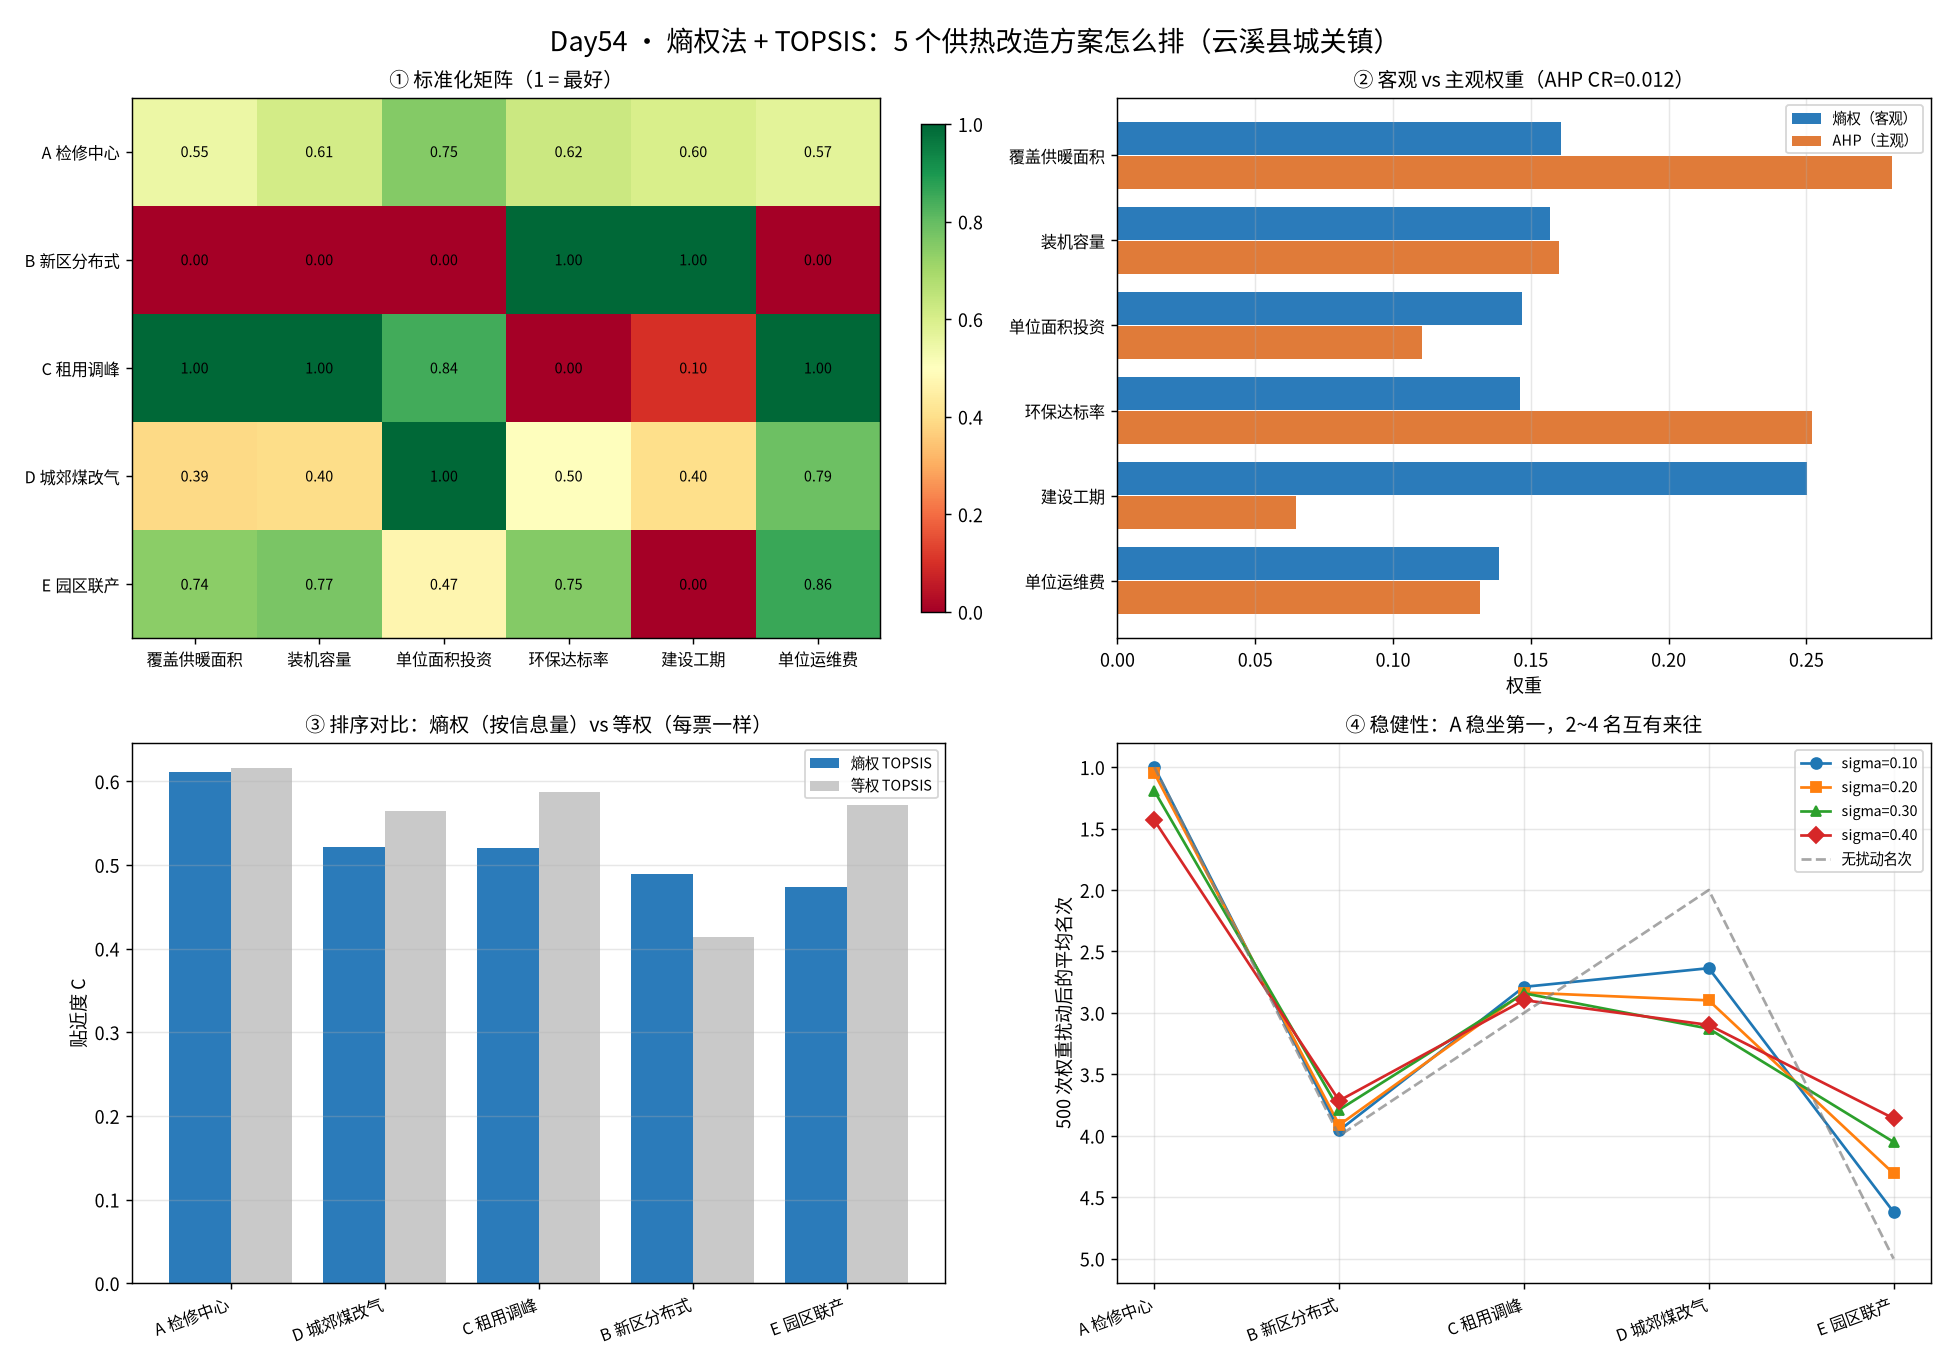

Recreate this plot in Python.
# -*- coding: utf-8 -*-
"""
subject: mathematical-modeling
level: L4 评价与决策模型（熵权法 + TOPSIS）/ L10 模型检验
anchor: Day54 —— 熵权法 + TOPSIS：县域供热"拆小炉、并大网"改造方案排序
goal: 把"五个方案、六个指标、每格一个数"的会议室争论，变成一句能签字的话：
      选哪个、为什么、我这份排序有多大把握、以及哪个方案看着打折其实该做。

场景：云溪县城关镇有 5 座散烧小锅炉（冬季重污染、供热不稳），2026 年供热季前
      要从 5 个改造方案里挑 1 个报省里评审。6 个指标：
        ① 覆盖供暖面积（万 m2，效益型） ② 机组装机容量（MW，效益型）
        ③ 单位面积投资（元/m2，成本型）④ 环保达标率（%，效益型）
        ⑤ 建设工期（月，成本型）        ⑥ 单位面积运维费（元/m2·季，成本型）
      （③⑥ 已做过面积归一，避免"大方案天然占优"——这是多指标评价最常见的陷阱）

本脚本做四件事（全部手写，不依赖 scipy 以外的库）：
  1. 极差标准化（成本型方向翻转）+ 熵权法（Shannon 熵）定权重
  2. TOPSIS 贴近度 + 排序；用加权空间的正负理想解拆开"离理想近"还是"离最差远"
  3. 三套口径互证：等权 / CRITIC / AHP（含 CR 一致性检验）
  4. 稳健性：逐指标 ± 扰动 + 乘性噪声蒙特卡洛 + 成对"翻盘阈值 sigma"

运行：cd /home/ubuntu/Note && ./.venv/bin/python \
      "Mathematical_Modeling/08 - Python/daily/2026-10-24/topsis_entropy_heating.py"
"""

from __future__ import annotations

import json
from pathlib import Path

import numpy as np
import matplotlib

matplotlib.use("Agg")
import matplotlib.pyplot as plt
from matplotlib import font_manager

# ---------- 中文字体（Noto Sans CJK / WenQuanYi 回退链） ----------
_available = {f.name for f in font_manager.fontManager.ttflist}
for _cand in ("Noto Sans CJK SC", "Noto Sans CJK JP", "WenQuanYi Zen Hei",
              "WenQuanYi Micro Hei", "Source Han Sans SC"):
    if _cand in _available:
        plt.rcParams["font.sans-serif"] = [_cand, "DejaVu Sans"]
        break
else:
    plt.rcParams["font.sans-serif"] = ["DejaVu Sans"]
plt.rcParams["font.family"] = "sans-serif"
plt.rcParams["axes.unicode_minus"] = False

HERE = Path(__file__).resolve().parent
SEED = 20261024

# ======================================================================
# 一、决策表（原始量纲）
# ======================================================================
SITES = ["A 检修中心改造", "B 新区分布式燃气", "C 租用调峰锅炉房",
         "D 城郊煤改气并网", "E 园区热电联产"]
SHORT = ["A 检修中心", "B 新区分布式", "C 租用调峰", "D 城郊煤改气", "E 园区联产"]

CRITERIA = [
    ("覆盖供暖面积", +1, "万m2"),
    ("装机容量", +1, "MW"),
    ("单位面积投资", -1, "元/m2"),
    ("环保达标率", +1, "%"),
    ("建设工期", -1, "月"),
    ("单位运维费", -1, "元/m2季"),
]
NAMES = [c[0] for c in CRITERIA]
DIRECTIONS = np.array([c[1] for c in CRITERIA])

X = np.array([
    [ 960.0, 118.0, 3.4, 90.0, 14.0, 2.8],   # A
    [ 620.0,  52.0, 5.8, 96.0,  6.0, 3.6],   # B
    [1240.0, 160.0, 3.1, 80.0, 24.0, 2.2],   # C
    [ 860.0,  95.0, 2.6, 88.0, 18.0, 2.5],   # D
    [1080.0, 135.0, 4.3, 92.0, 26.0, 2.4],   # E
], dtype=float)


# ======================================================================
# 二、极差标准化
# ======================================================================
def normalize(X: np.ndarray, directions: np.ndarray) -> np.ndarray:
    """极差标准化到 [0,1]；成本型翻转。零极差列 = 无分辨力，直接报错。"""
    lo, hi = X.min(axis=0), X.max(axis=0)
    rng = hi - lo
    if np.any(rng <= 0):
        bad = [NAMES[j] for j in range(len(rng)) if rng[j] <= 0]
        raise ValueError(f"零极差指标（整列相同，无分辨力）：{bad}")
    Z = (X - lo) / rng
    cost = directions < 0
    Z[:, cost] = 1.0 - Z[:, cost]
    return Z


# ======================================================================
# 三、权重：熵权 / CRITIC / AHP
# ======================================================================
def entropy_weights(Z: np.ndarray):
    n, _ = Z.shape
    P = Z + 1e-12               # 平移避 log0；e 为 0 的指标贡献 d=1（最大权重）
    P = P / P.sum(axis=0, keepdims=True)
    k = 1.0 / np.log(n)
    e = -k * (P * np.log(P)).sum(axis=0)
    d = 1.0 - e
    return d / d.sum(), e, d


def critic_weights(Z: np.ndarray) -> np.ndarray:
    sd = Z.std(axis=0, ddof=1)          # 对比强度
    R = np.corrcoef(Z, rowvar=False)
    info = sd * (1.0 - R).sum(axis=0)   # × 冲突性（与其他指标不相关则信息量高）
    return info / info.sum()


def ahp_weights(A: np.ndarray):
    vals, vecs = np.linalg.eig(A)
    kmax = int(vals.real.argmax())
    lam = float(vals.real[kmax])
    w = np.abs(vecs[:, kmax].real)
    w = w / w.sum()
    n = A.shape[0]
    CI = (lam - n) / (n - 1)
    RI = {1: 0.0, 2: 0.0, 3: 0.58, 4: 0.90, 5: 1.12, 6: 1.24, 7: 1.32, 8: 1.41}[n]
    return w, lam, CI, (CI / RI if RI > 0 else 0.0)


# ======================================================================
# 四、TOPSIS
# ======================================================================
def topsis(Z: np.ndarray, w: np.ndarray):
    V = Z * w
    best, worst = V.max(axis=0), V.min(axis=0)
    dp = np.sqrt(((V - best) ** 2).sum(axis=1))
    dm = np.sqrt(((V - worst) ** 2).sum(axis=1))
    return dm / (dp + dm), dp, dm


def order_of(C: np.ndarray) -> list[int]:
    return [int(i) for i in np.argsort(-C, kind="stable")]


def kendall_tau(a: np.ndarray, b: np.ndarray) -> float:
    n, s = len(a), 0.0
    for i in range(n):
        for j in range(i + 1, n):
            s += np.sign(a[i] - a[j]) * np.sign(b[i] - b[j])
    return s / (n * (n - 1) / 2)


def flip_sigma(Z, w, i_top, i_challenger, target=0.05, reps=400, seed=SEED):
    """乘性扰动 w·exp(sigma·xi) 再归一，找让 i_challenger 越过 i_top 的频率首达 target 的 sigma。"""
    rng = np.random.default_rng(seed)
    for sig in np.arange(0.0, 1.001, 0.05):
        cnt = 0
        for _ in range(reps):
            ww = w * np.exp(sig * rng.standard_normal(w.size))
            ww /= ww.sum()
            c, _, _ = topsis(Z, ww)
            cnt += c[i_challenger] > c[i_top]
        if cnt / reps >= target:
            return float(sig), cnt / reps
    return float("inf"), 1.0


# ======================================================================
# 主流程
# ======================================================================
def main() -> None:
    n, m = X.shape
    Z = normalize(X, DIRECTIONS)
    w_e, e, d = entropy_weights(Z)
    w_c = critic_weights(Z)

    # AHP：决策者口径 = 居民冷暖/环保优先，投资次之，工期最后
    A = np.array([
        [1,   2,   3,   1,   4,   2],    # 供暖面积
        [1/2, 1,   2,   1/2, 3,   1],    # 装机容量
        [1/3, 1/2, 1,   1/2, 2,   1],    # 单位投资
        [1,   2,   2,   1,   3,   2],    # 环保达标率
        [1/4, 1/3, 1/2, 1/3, 1,   1/2],  # 工期
        [1/2, 1,   1,   1/2, 2,   1],    # 单位运维费
    ], dtype=float)
    w_a, lam, CI, CR = ahp_weights(A)

    C_e, dp, dm = topsis(Z, w_e)
    C_c, _, _ = topsis(Z, w_c)
    C_a, _, _ = topsis(Z, w_a)
    C_q, _, _ = topsis(Z, np.full(m, 1.0 / m))

    o_e, o_c, o_a, o_q = order_of(C_e), order_of(C_c), order_of(C_a), order_of(C_q)

    def pr(title):
        print("\n" + "=" * 78)
        print(title)
        print("=" * 78)

    pr("一、标准化矩阵 Z（[0,1]，成本型已翻转：1 = 最好，0 = 最差）")
    print(f"{'方案':<16}" + "".join(f"{nm:>9}" for nm in NAMES))
    for i, s in enumerate(SITES):
        print(f"{s:<16}" + "".join(f"{v:>9.3f}" for v in Z[i]))

    pr("二、熵权法：谁的『信息量』大谁说话")
    print(f"{'指标':<10}{'原始极差':>10}{'Z 极差':>9}{'熵值 e':>10}{'差异 d':>10}{'权重 w':>10}")
    raw_rng = X.max(axis=0) - X.min(axis=0)
    for j, nm in enumerate(NAMES):
        print(f"{nm:<10}{raw_rng[j]:>10.1f}{Z[:, j].max()-Z[:, j].min():>9.3f}"
              f"{e[j]:>10.4f}{d[j]:>10.4f}{w_e[j]:>10.4f}")
    print("\n注意：'覆盖面积'极差 620 万m2 看着吓人，归一后却只拿 16% 权重；"
          "\n      '工期'极差只有 20 个月，权重反而是最高的 25%——熵权吃的是"
          "\n      '这一列数值摊得匀不匀'，不是'这一列数字大不大'（见避坑 2）。")
    # 加权合成分：为什么"加起来最高"不等于"排序第一"
    V = Z * w_e
    S = V.sum(axis=1)

    pr("三、TOPSIS：离理想解越近越好")
    print(f"{'方案':<16}{'D+（距最优点）':>14}{'D-（距最差点）':>14}{'贴近度 C':>10}{'名次':>6}")
    rk = {i: r for r, i in enumerate(o_e, 1)}
    for i, s in enumerate(SITES):
        print(f"{s:<16}{dp[i]:>14.4f}{dm[i]:>14.4f}{C_e[i]:>10.4f}{rk[i]:>6}")

    pr("三·补充、加权合成分 vs TOPSIS：加总分的排序和 TOPSIS 差在哪")
    for i in range(n):
        print(f"{SITES[i]:<16} 加权合成分 S={S[i]:.4f}  距理想 D+={dp[i]:.4f}  贴近度 C={C_e[i]:.4f}  "
              f"合成分名次={int(np.argsort(-S).tolist().index(i))+1}")
    rkS = [int(np.argsort(-S).tolist().index(i)) + 1 for i in range(n)]
    print(f"\n合成分冠军 = {SHORT[int(np.argmax(S))]}，TOPSIS 冠军 = {SHORT[o_e[0]]}")
    diffs = [SHORT[i] for i in range(n) if rkS[i] != o_e.index(i) + 1]
    print(f"排序不一致的方案：{diffs}（合成分名次 {[rkS[i] for i in range(n)]} "
          f"vs TOPSIS 名次 {[o_e.index(i)+1 for i in range(n)]}）")
    print("原因：加总分看『谁总量大』——B 的综合达标率 + 6 个月工期两项满分，足以盖住三项垫底；"
          "\n      TOPSIS 看『谁更均衡』——每一项离本列最优多远，短板在 D+ 里是平方项，藏不住。"
          "\n      所以'能加总分就别用 TOPSIS'只在指标可完全补偿时才成立；选址/立项这种"
          "\n      '一项不合格就报废'的题，必须用 TOPSIS 的短板惩罚。")

    pr("四、四套口径互证")
    print(f"{'方案':<16}{'熵权':>8}{'等权':>8}{'CRITIC':>8}{'AHP':>8}"
          f"{'｜熵权序':>9}{'等权序':>8}{'CRITIC序':>10}{'AHP序':>7}")
    for i, s in enumerate(SITES):
        print(f"{s:<16}{C_e[i]:>8.4f}{C_q[i]:>8.4f}{C_c[i]:>8.4f}{C_a[i]:>8.4f}"
              f"{'｜':>4}{o_e.index(i)+1:>5}{o_q.index(i)+1:>8}{o_c.index(i)+1:>10}{o_a.index(i)+1:>7}")
    print(f"\nAHP：lambda_max={lam:.4f}  CI={CI:.4f}  CR={CR:.4f} → "
          f"{'一致性可接受 (<0.1)' if CR < 0.1 else '不一致，打分自相矛盾，权重作废'}")
    print(f"Kendall τ：熵权-等权 {kendall_tau(C_e, C_q):+.2f}，熵权-CRITIC {kendall_tau(C_e, C_c):+.2f}，"
          f"熵权-AHP {kendall_tau(C_e, C_a):+.2f}")

    pr("五、稳健性：这份排序有多『硬』")
    print("① 逐指标权重 ±0.05（再归一），看榜首是否易主：")
    shadow = []
    for j, nm in enumerate(NAMES):
        row = {}
        for delta in (+0.05, -0.05):
            ww = w_e.copy()
            ww[j] += delta
            ww /= ww.sum()
            cj, _, _ = topsis(Z, ww)
            row[f"{delta:+.2f}"] = SHORT[int(np.argmax(cj))]
        shadow.append({"指标": nm, **row})
        print(f"   {nm:<10} +0.05→榜首 {row['+0.05']:<12}  -0.05→榜首 {row['-0.05']}")

    print("\n② 乘性噪声蒙特卡洛（w·exp(sigma·xi)，每档 500 次）：")
    rng = np.random.default_rng(SEED)
    mc = {}
    for sig in (0.10, 0.20, 0.30, 0.40):
        ranks = np.zeros(n)
        top_cnt = np.zeros(n)
        for _ in range(500):
            ww = w_e * np.exp(sig * rng.standard_normal(m))
            ww /= ww.sum()
            cj, _, _ = topsis(Z, ww)
            o = order_of(cj)
            for r, i in enumerate(o, 1):
                ranks[i] += r
            top_cnt[o[0]] += 1
        mc[sig] = {"avg_rank": (ranks / 500).round(3).tolist(),
                   "top_pct": (top_cnt / 500).round(3).tolist()}
        print(f"   sigma={sig:.2f}  平均名次 {np.round(ranks/500,2)}  "
              f"冠军占比 {np.round(top_cnt/500*100,1)}%")

    print("\n③ 成对翻盘阈值（挑战者超过 A 需多大扰动）：")
    pairs = []
    for i in range(1, n):
        sig, rate = flip_sigma(Z, w_e, o_e[0], i)
        pairs.append({"challenger": SHORT[i], "sigma": sig, "rate_at_sigma": round(rate, 3)})
        print(f"   {SHORT[i]:<12} 需 sigma={sig:.2f}（此时翻盘率 {rate:.1%}）")

    # ---------- 断言：教学点必须真实存在 ----------
    top = o_e[0]
    assert np.isclose(w_e.sum(), 1.0) and np.isclose(C_e.sum() > 0, True)
    assert top == 0, "榜首不是 A，讲稿需要重写"
    assert C_e[top] - C_e[o_e[1]] > 0.05, "榜首与第二名差距太小，无法给出结论"
    assert CR < 0.1, "AHP 一致性不过关"
    assert max(CR, 0) >= 0 and kendall_tau(C_e, C_c) < 0.5, "熵权与 CRITIC 排序几乎一致，'口径会改排序'落空"
    assert mc[0.20]["top_pct"][0] > 0.9, "A 在 20% 权重噪声下不稳，结论不够硬"
    assert all(p["sigma"] >= 0.2 for p in pairs), "存在脆弱成对比较"
    assert o_e[0] == 0 and o_e.index(1) >= 3, "合成分与 TOPSIS 的地位反差不足（应见 A 合成分第一但 B 被压到第 4）"
    assert o_a[0] != o_e[0], "AHP 与熵权榜首相同，'主观口径能改冠军'教学点落空"
    print("\n[断言] 全部通过")

    # ---------- 图 ----------
    fig, axes = plt.subplots(2, 2, figsize=(15, 10.5))
    fig.suptitle("Day54 · 熵权法 + TOPSIS：5 个供热改造方案怎么排（云溪县城关镇）", fontsize=15)

    ax = axes[0, 0]
    im = ax.imshow(Z, cmap="RdYlGn", vmin=0, vmax=1, aspect="auto")
    ax.set_xticks(range(m))
    ax.set_xticklabels(NAMES, fontsize=9)
    ax.set_yticks(range(n))
    ax.set_yticklabels(SHORT, fontsize=9)
    for i in range(n):
        for j in range(m):
            ax.text(j, i, f"{Z[i, j]:.2f}", ha="center", va="center", fontsize=8)
    ax.set_title("① 标准化矩阵（1 = 最好）", fontsize=11)
    fig.colorbar(im, ax=ax, fraction=0.03)

    ax = axes[0, 1]
    yy = np.arange(m)
    ax.barh(yy - 0.2, w_e, height=0.38, color="#2b7bba", label="熵权（客观）")
    ax.barh(yy + 0.2, w_a, height=0.38, color="#e07b39", label="AHP（主观）")
    ax.set_yticks(yy)
    ax.set_yticklabels(NAMES, fontsize=9)
    ax.invert_yaxis()
    ax.set_xlabel("权重")
    ax.set_title(f"② 客观 vs 主观权重（AHP CR={CR:.3f}）", fontsize=11)
    ax.legend(fontsize=8)
    ax.grid(axis="x", alpha=0.3)

    ax = axes[1, 0]
    xs = np.arange(n)
    ax.bar(xs - 0.2, [C_e[i] for i in o_e], width=0.4, color="#2b7bba", label="熵权 TOPSIS")
    ax.bar(xs + 0.2, [C_q[i] for i in o_e], width=0.4, color="#c9c9c9", label="等权 TOPSIS")
    ax.set_xticks(xs)
    ax.set_xticklabels([SHORT[i] for i in o_e], rotation=20, ha="right", fontsize=9)
    ax.set_ylabel("贴近度 C")
    ax.set_title("③ 排序对比：熵权（按信息量）vs 等权（每票一样）", fontsize=11)
    ax.legend(fontsize=8)
    ax.grid(axis="y", alpha=0.3)

    ax = axes[1, 1]
    for sig, mk in zip((0.10, 0.20, 0.30, 0.40), ("o", "s", "^", "D")):
        ax.plot(np.arange(1, n + 1), mc[sig]["avg_rank"], marker=mk, label=f"sigma={sig:.2f}")
    ax.plot(np.arange(1, n + 1), [o_e.index(i) + 1 for i in range(n)], "--",
            color="gray", label="无扰动名次", alpha=0.7)
    ax.set_xticks(np.arange(1, n + 1))
    ax.set_xticklabels([SHORT[i] for i in range(n)], rotation=20, ha="right", fontsize=9)
    ax.set_ylabel("500 次权重扰动后的平均名次")
    ax.set_title("④ 稳健性：A 稳坐第一，2~4 名互有来往", fontsize=11)
    ax.invert_yaxis()
    ax.legend(fontsize=8)
    ax.grid(alpha=0.3)

    fig.tight_layout()
    out_png = HERE / "topsis_entropy_heating.png"
    fig.savefig(out_png, dpi=130)
    plt.close(fig)

    payload = {
        "sites": SITES,
        "criteria": NAMES,
        "directions": DIRECTIONS.tolist(),
        "Z": Z.round(6).tolist(),
        "entropy": e.round(6).tolist(),
        "w_entropy": w_e.round(6).tolist(),
        "w_critic": w_c.round(6).tolist(),
        "w_ahp": w_a.round(6).tolist(),
        "ahp": {"lambda_max": round(lam, 5), "CI": round(CI, 5), "CR": round(CR, 5)},
        "C_entropy": C_e.round(6).tolist(),
        "C_equal": C_q.round(6).tolist(),
        "C_critic": C_c.round(6).tolist(),
        "C_ahp": C_a.round(6).tolist(),
        "D_plus": dp.round(6).tolist(),
        "D_minus": dm.round(6).tolist(),
        "rank_entropy": [SHORT[i] for i in o_e],
        "rank_equal": [SHORT[i] for i in o_q],
        "rank_critic": [SHORT[i] for i in o_c],
        "rank_ahp": [SHORT[i] for i in o_a],
        "kendall": {"ent_equal": round(kendall_tau(C_e, C_q), 3),
                     "ent_critic": round(kendall_tau(C_e, C_c), 3),
                     "ent_ahp": round(kendall_tau(C_e, C_a), 3)},
        "shadow": shadow,
        "monte_carlo": {str(k): v for k, v in mc.items()},
        "pair_flip_sigma": pairs,
    }
    (HERE / "topsis_entropy_heating.json").write_text(
        json.dumps(payload, ensure_ascii=False, indent=2), encoding="utf-8")
    print(f"\n已写出：{out_png.name} / topsis_entropy_heating.json")


if __name__ == "__main__":
    main()
